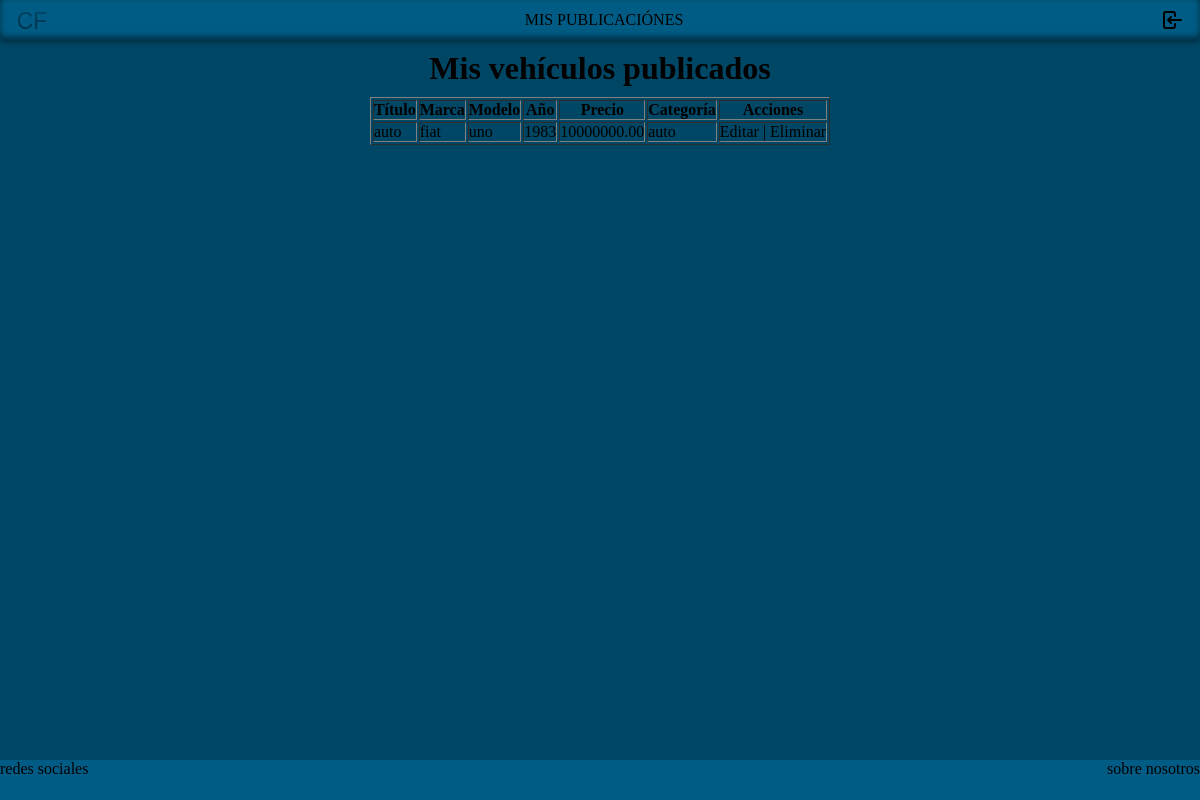
Page /?action=panel/vehicle/list (signed in) on the committed database.
### tables this page shows
CREATE TABLE `vehicles` (
  `id_vehicle` int(11) NOT NULL,
  `title` varchar(100) NOT NULL,
  `description` text DEFAULT NULL,
  `brand` varchar(100) DEFAULT NULL,
  `model` varchar(100) DEFAULT NULL,
  `year` year(4) DEFAULT NULL,
  `price` decimal(10,2) DEFAULT NULL,
  `id_category` int(11) NOT NULL,
  `id_user` int(11) NOT NULL
);

CREATE TABLE `category` (
  `id` int(11) NOT NULL,
  `name` varchar(50) NOT NULL,
  `description` text NOT NULL
);

### models/vehicle.php (called while the page is built, shortened)
<?php
require_once __DIR__ . '/../config/database.php';
class Vehicle {
    private $conn;
    public function __construct() {
        $database = new Database();
        $this->conn = $database->getConnection();
    }
public function getVehicleByUser($userId) {
    $query = "SELECT v.*, u.name AS user_name, c.name AS category_name
              FROM vehicles v
              JOIN users u ON v.id_user = u.id
              JOIN category c ON v.id_category = c.id
              WHERE v.id_user = :userId";
    $stmt = $this->conn->prepare($query);
    $stmt->bindParam(':userId', $userId, PDO::PARAM_INT);
    $stmt->execute();
    return $stmt->fetchAll(PDO::FETCH_ASSOC);
}
}
?>

### config/database.php (called while the page is built, shortened)
<?php
class Database {
    private $host = "localhost";
    private $db_name = "tpecarfax";
    private $username = "root";
    private $password = "";
    public function getConnection() {
        $this->conn = null;
        try {
            $this->conn = new PDO(
                "mysql:host=" . $this->host . ";dbname=" . $this->db_name,
                $this->username,
                $this->password
            );
            $this->conn->setAttribute(PDO::ATTR_ERRMODE, PDO::ERRMODE_EXCEPTION);
        } catch(PDOException $e) {
            echo "Error de conexión: " . $e->getMessage();
        }
        return $this->conn;
    }
}
?>

### views/panel/user/vehicle/list.phtml (the view, shortened to what this page needs)
<!DOCTYPE html>
<html lang="es">
<head>
    <link rel="stylesheet" href="assets/css/estiloGeneral.css">
</head>
<body>
<?php require_once __DIR__ . '/../../../partials/nav_bar.phtml'; ?>
<main class="panel_main">
    <h1>Mis vehículos publicados</h1>
    <?php if (empty($vehicles)): ?>
        <p>No tenés vehículos publicados.</p>
    <?php else: ?>
    <table border="1" class="tabla_admin">
        <thead>
            <tr>
                <th>Título</th>
                <th>Marca</th>
                <th>Modelo</th>
                <th>Año</th>
                <th>Precio</th>
                <th>Categoría</th>
                <th>Acciones</th>
            </tr>
        </thead>
        <tbody>
        <?php foreach ($vehicles as $v): ?>
            <tr>
                <td><?= htmlspecialchars($v['title']) ?></td>
                <td><?= htmlspecialchars($v['brand']) ?></td>
                <td><?= htmlspecialchars($v['model']) ?></td>
                <td><?= htmlspecialchars($v['year']) ?></td>
                <td><?= htmlspecialchars($v['price']) ?></td>
                <td><?= htmlspecialchars($v['category_name'] ?? $v['category']) ?></td>
                <td>
                    <a href="?action=panel/vehicle/edit&id=<?= $v['id_vehicle'] ?>">
                        Editar
                    </a>
                    |
                    <a href="?action=panel/vehicle/delete&id=<?= $v['id_vehicle'] ?>"
                       onclick="return confirm('¿Seguro que querés eliminar este vehículo?');">
                       Eliminar
                    </a>
                </td>
            </tr>
        <?php endforeach; ?>
        </tbody>
    </table>
    <?php endif; ?>
</main>
<?php require_once __DIR__ . '/../../../partials/footer.phtml'; ?>
</body>
</html>

### assets/css/estiloGeneral.css (style rules this page uses)
:root { --color-fondo: #004766; --color-texto: #ffffff; --color-acento: #005c84; --padding-lista: 10px; --border-radius: 5px; }
* { list-style: none; padding: 0; margin: 0; }
html, body { height: 100%; margin: 0; }
body { background-color: var(--color-fondo); display: flex; flex-direction: column; }
a, a:visited, a:hover, a:active { color: inherit; text-decoration: none; }
main { min-height: 90vh; }
.panel_main { display: flex; flex-direction: column; align-items: center; }
.panel_main > h1 { padding: 10px; }

### rows in the picture
vehicles: title "auto", brand "fiat", model "uno", year "1983", price "10000000.00", id_category.name "auto"
